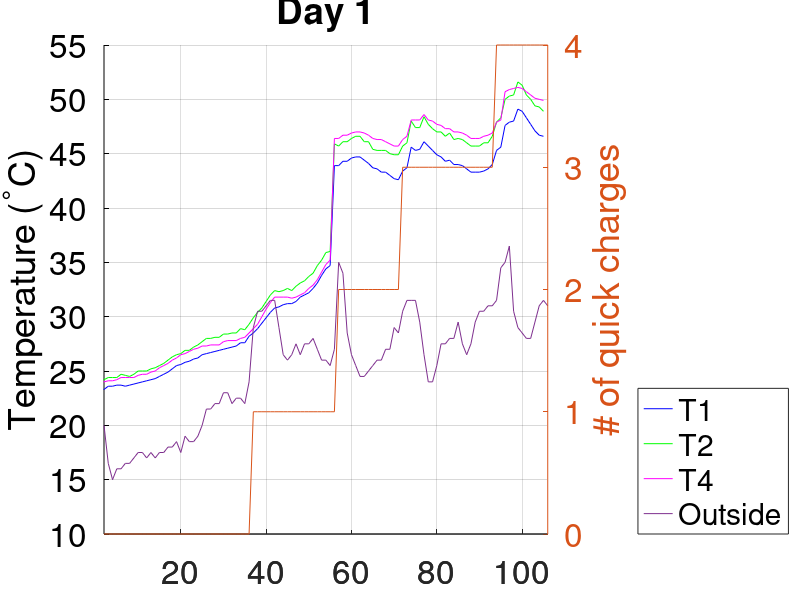
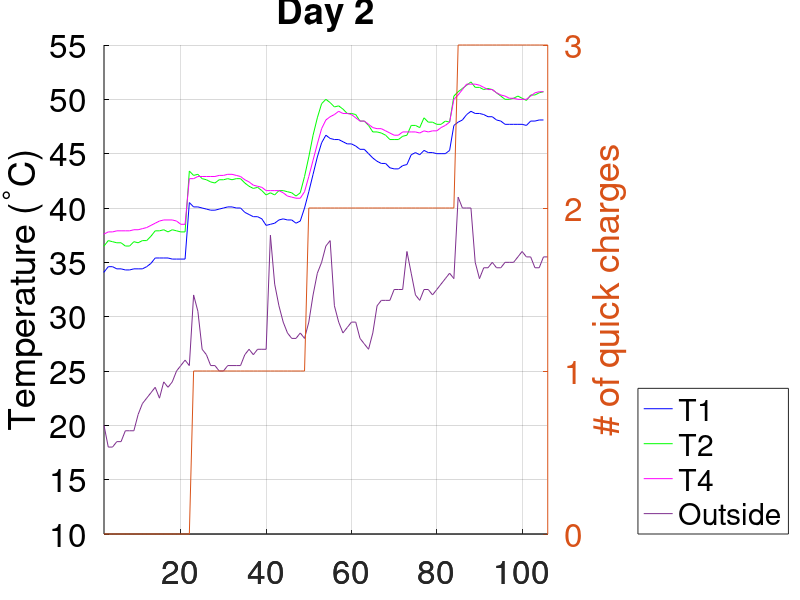
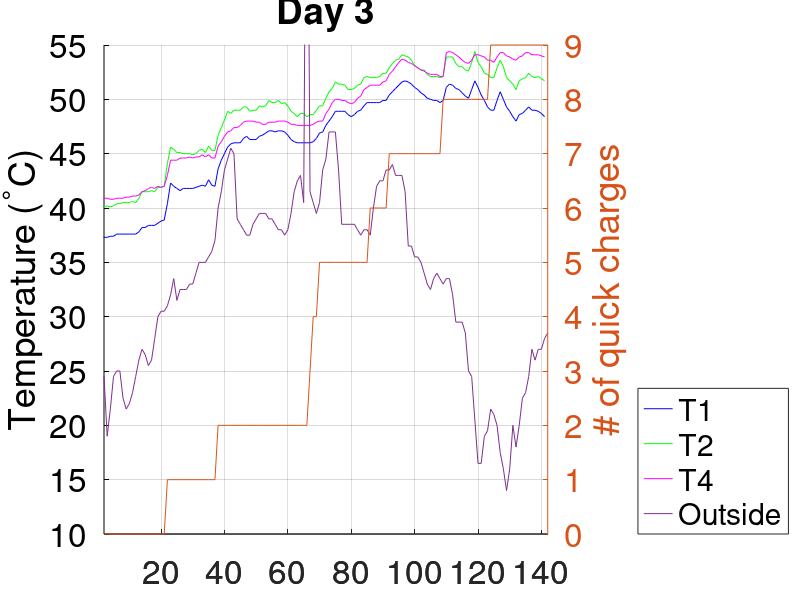

These figures' MATLAB source, in order:
close all

d1 = dlmread("data/day1_clean.csv", ",")
d2 = dlmread("data/day2_clean.csv", ",")
d3 = dlmread("data/day3_clean.csv", ",")

% Column look up
T1 = 15
T2 = 17
T4 = 21
QC = 122
Ambient = 128
SOH = 129

% Day 1 data seperation
d1_T1 = d1(2:size(d1), T1)           % T1 temperature in C
d1_T2 = d1(2:size(d1), T2)           % T2 temperature in C
d1_T4 = d1(2:size(d1), T4)           % T4 temperature in C
d1_Ta = d1(2:size(d1), Ambient)      % Ambient temperature in F
d1_qc = d1(2:size(d1), QC)           % Total number of quick charges

% Day 1 data processing
d1_Ta = (d1_Ta - 32) * (5/9)         % Convert ambient from F to C
min_qc = min(d1_qc)                 % Get the lowest total QC
d1_qc = d1_qc - min_qc              % Subtract the lowest total QC from total QC's to get number of QC's done in the day

% Day 2 data seperation
d2_T1 = d2(2:size(d2), T1)           % T1 temperature in C
d2_T2 = d2(2:size(d2), T2)           % T2 temperature in C
d2_T4 = d2(2:size(d2), T4)           % T4 temperature in C
d2_Ta = d2(2:size(d2), Ambient)      % Ambient temperature in F
d2_qc = d2(2:size(d2), QC)           % Total number of quick charges

% Day 2 data processing
d2_Ta = (d2_Ta - 32) * (5/9)         % Convert ambient from F to C
min_qc = min(d2_qc)                 % Get the lowest total QC
d2_qc = d2_qc - min_qc              % Subtract the lowest total QC from total QC's to get number of QC's done in the day

% Day 3 data seperation
d3_T1 = d3(2:size(d3), T1)           % T1 temperature in C
d3_T2 = d3(2:size(d3), T2)           % T2 temperature in C
d3_T4 = d3(2:size(d3), T4)           % T4 temperature in C
d3_Ta = d3(2:size(d3), Ambient)      % Ambient temperature in F
d3_qc = d3(2:size(d3), QC)           % Total number of quick charges

% Day 1 data processing
d3_Ta = (d3_Ta - 32) * (5/9)         % Convert ambient from F to C
min_qc = min(d3_qc)                 % Get the lowest total QC
d3_qc = d3_qc - min_qc              % Subtract the lowest total QC from total QC's to get number of QC's done in the day


% Plotting day 1
figure(1)
%subplot(221)
hold on
plot(d1_T1, 'color', 'blue')
plot(d1_T2, 'color', 'green')
plot(d1_T4, 'color', 'magenta')
ax = plotyy([2:size(d1)], d1_Ta, [2:size(d1)], d1_qc)
hold off
set(ax(1), {'ycolor'}, {'black'})

grid on
ylim(ax(1), [10 55])
ylim(ax(2), [min(d1_qc) max(d1_qc)])
yticks(ax(1), [10:5:55])
yticks(ax(2), [min(d1_qc):1:max(d1_qc)])
xlim("tight")
title("Day 1")
ylabel(ax(1), 'Temperature (^{\deg}C)')
ylabel(ax(2), '# of quick charges')
legend("T1", "T2", "T4", "Outside", 'location', 'southeastoutside')
set(ax, "fontsize", 24)


% Plotting day 2
figure(2)
%subplot(222)
hold on
plot(d2_T1, 'color', 'blue')
plot(d2_T2, 'color', 'green')
plot(d2_T4, 'color', 'magenta')
ax = plotyy([2:size(d2)],d2_Ta, [2:size(d2)], d2_qc)
hold off
set(ax(1), {'ycolor'}, {'black'})

grid on
ylim(ax(1), [10 55])
ylim(ax(2), [min(d2_qc) max(d2_qc)])
yticks(ax(1), [10:5:55])
yticks(ax(2), [min(d2_qc):1:max(d2_qc)])
title("Day 2")
ylabel(ax(1), 'Temperature (^{\deg}C)')
ylabel(ax(2), '# of quick charges')
legend("T1", "T2", "T4", "Outside", 'location', 'southeastoutside')
set(ax, "fontsize", 24)


% Plotting day 3
figure(3)
%subplot(223)
hold on
plot(d3_T1, 'color', 'blue')
plot(d3_T2, 'color', 'green')
plot(d3_T4, 'color', 'magenta')
ax = plotyy([2:size(d3)], d3_Ta,[2:size(d3)], d3_qc)
hold off
set(ax(1), {'ycolor'}, {'black'})

grid on
ylim(ax(1), [10 55])
ylim(ax(2), [min(d3_qc) max(d3_qc)])
yticks(ax(1), [10:5:55])
yticks(ax(2), [min(d3_qc):1:max(d3_qc)+1])
title("Day 3")
ylabel(ax(1), 'Temperature (^{\deg}C)')
ylabel(ax(2), '# of quick charges')
legend("T1", "T2", "T4", "Outside", 'location', 'southeastoutside')
set(ax, "fontsize", 24)